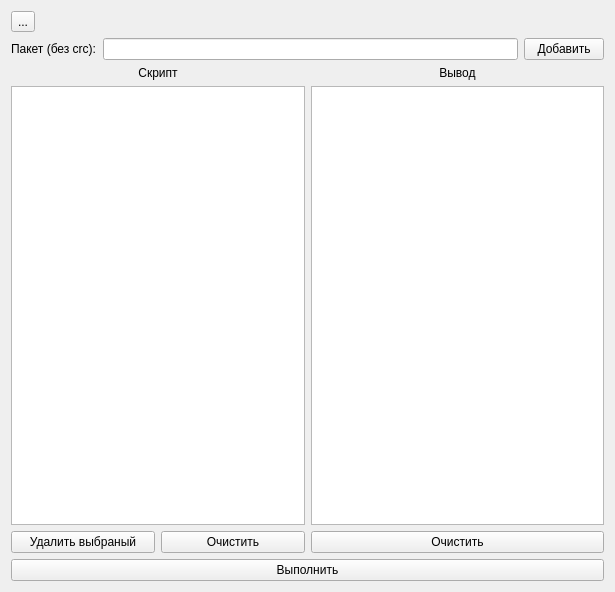
<?xml version="1.0" encoding="UTF-8"?>
<ui version="4.0">
 <class>ScriptingForm</class>
 <widget class="QWidget" name="ScriptingForm">
  <property name="windowModality">
   <enum>Qt::NonModal</enum>
  </property>
  <property name="geometry">
   <rect>
    <x>0</x>
    <y>0</y>
    <width>615</width>
    <height>592</height>
   </rect>
  </property>
  <property name="windowTitle">
   <string>Скриптинг</string>
  </property>
  <layout class="QVBoxLayout" name="verticalLayout_2">
   <item>
    <widget class="QToolButton" name="CmdSystemShowButton">
     <property name="text">
      <string>...</string>
     </property>
    </widget>
   </item>
   <item>
    <layout class="QVBoxLayout" name="verticalLayout">
     <item>
      <layout class="QHBoxLayout" name="horizontalLayout">
       <item>
        <widget class="QLabel" name="label">
         <property name="text">
          <string>Пакет (без crc):</string>
         </property>
        </widget>
       </item>
       <item>
        <widget class="QLineEdit" name="FrameInput"/>
       </item>
       <item>
        <widget class="QPushButton" name="AddCommandButton">
         <property name="text">
          <string>Добавить</string>
         </property>
        </widget>
       </item>
      </layout>
     </item>
     <item>
      <layout class="QHBoxLayout" name="horizontalLayout_3">
       <item>
        <widget class="QLabel" name="label_3">
         <property name="text">
          <string>Скрипт</string>
         </property>
         <property name="alignment">
          <set>Qt::AlignCenter</set>
         </property>
        </widget>
       </item>
       <item>
        <widget class="QLabel" name="label_2">
         <property name="text">
          <string>Вывод</string>
         </property>
         <property name="alignment">
          <set>Qt::AlignCenter</set>
         </property>
        </widget>
       </item>
      </layout>
     </item>
     <item>
      <layout class="QHBoxLayout" name="horizontalLayout_2">
       <item>
        <widget class="QListWidget" name="ScriptListView">
         <property name="layoutMode">
          <enum>QListView::SinglePass</enum>
         </property>
        </widget>
       </item>
       <item>
        <widget class="QListWidget" name="OutputListView"/>
       </item>
      </layout>
     </item>
     <item>
      <layout class="QHBoxLayout" name="horizontalLayout_4">
       <item>
        <layout class="QHBoxLayout" name="horizontalLayout_5">
         <item>
          <widget class="QPushButton" name="DeleteSelectedButton">
           <property name="text">
            <string>Удалить выбраный</string>
           </property>
          </widget>
         </item>
         <item>
          <widget class="QPushButton" name="ClearScriptButton">
           <property name="text">
            <string>Очистить</string>
           </property>
          </widget>
         </item>
        </layout>
       </item>
       <item>
        <widget class="QPushButton" name="ClearOutputButton">
         <property name="text">
          <string>Очистить</string>
         </property>
        </widget>
       </item>
      </layout>
     </item>
     <item>
      <widget class="QPushButton" name="RunScriptButton">
       <property name="text">
        <string>Выполнить</string>
       </property>
      </widget>
     </item>
    </layout>
   </item>
  </layout>
 </widget>
 <resources/>
 <connections/>
</ui>
